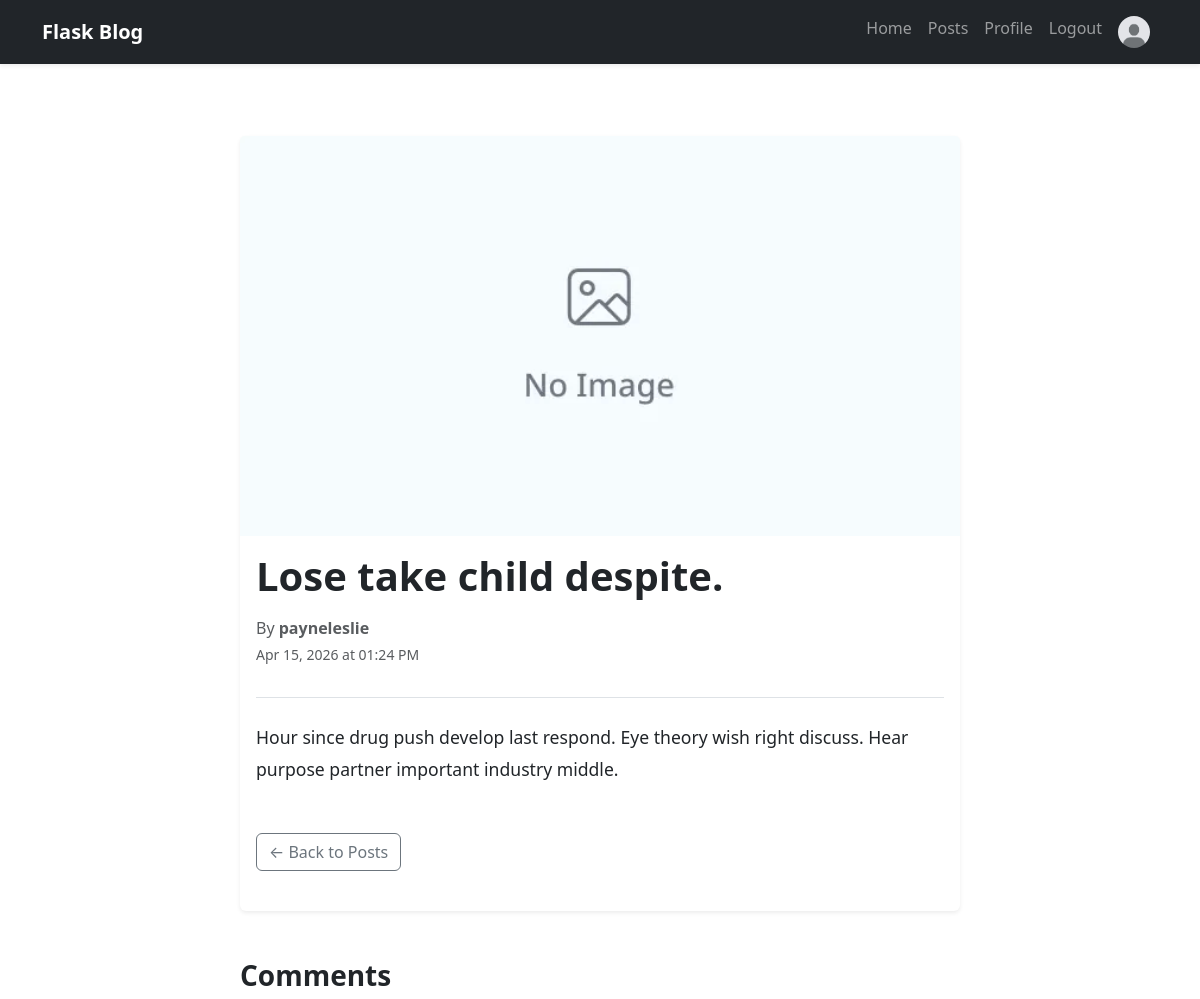
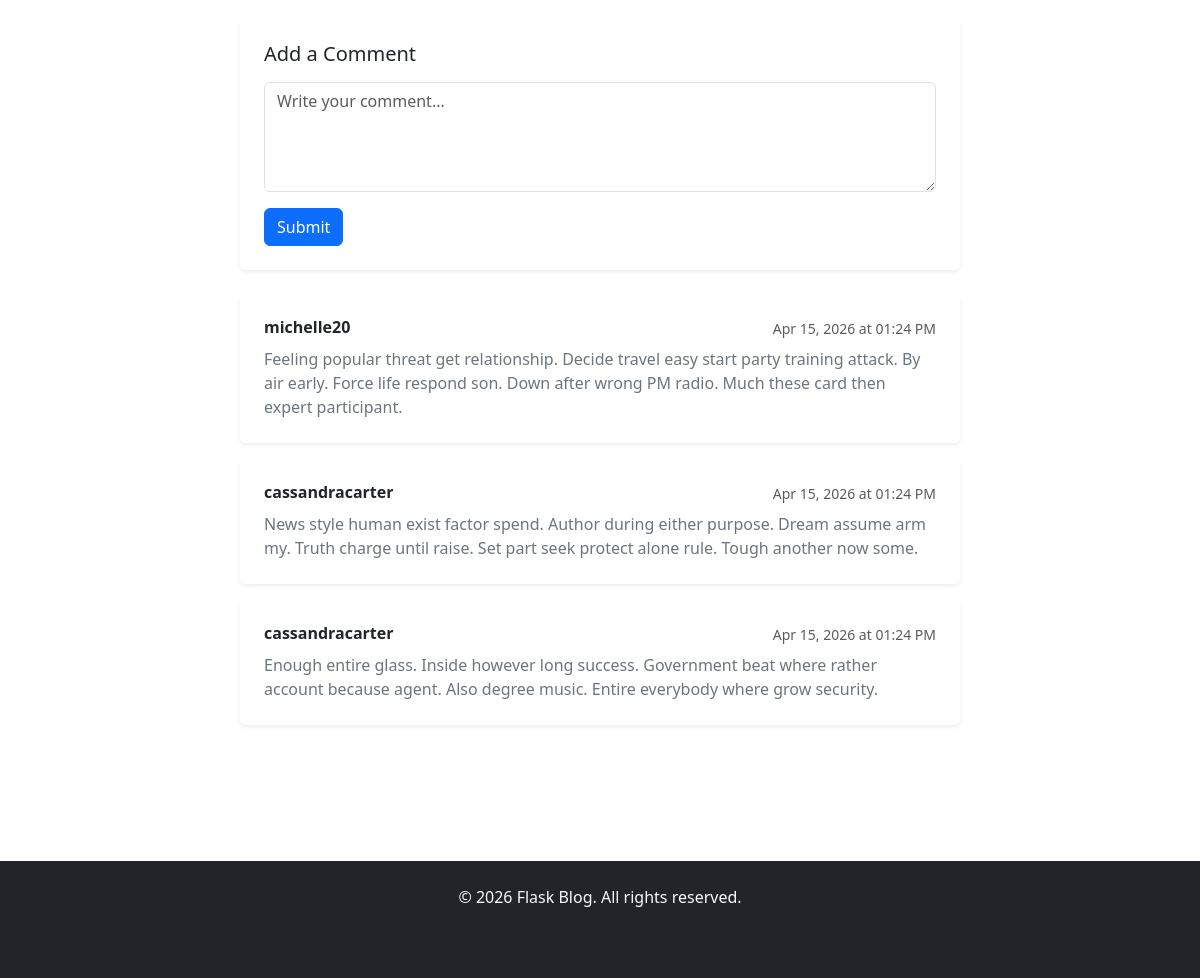
The app's page /post/18 (signed in) with its own data (2 pictures, top to bottom).
### app/models.py (models this page shows, shortened)
class User(db.Model, UserMixin):
    __tablename__ = "users"
    id = db.Column(db.Integer, primary_key=True)
    role = db.Column(db.String(20), default="user")
    username = db.Column(db.String(64), unique=True, nullable=False)
    email = db.Column(db.String(120), unique=True, nullable=False)
    hashed_password = db.Column(db.String(128), nullable=False)
    joined_at = db.Column(db.DateTime, default=GET_TIME_NOW)
    profile_picture = db.Column(db.String(256), default= "default.jpg")
    posts = db.relationship("Post", backref="author", lazy="dynamic")
    comments = db.relationship("Comment", backref="author", lazy="dynamic")
    @property
    def password(self):
        raise AttributeError("Password is not a readable attribute.")

class Post(db.Model):
    __tablename__ = "posts"
    id = db.Column(db.Integer, primary_key=True)
    title = db.Column(db.String(140), nullable=False)
    content = db.Column(db.Text, nullable=False)
    timestamp = db.Column(db.DateTime, index=True, default=GET_TIME_NOW)
    author_id = db.Column(db.Integer, db.ForeignKey("users.id"), nullable=False)
    comments = db.relationship("Comment", backref="post", lazy="dynamic")
    cover_image = db.Column(db.String(256), default="default_post.jpg")

class Comment(db.Model):
    __tablename__ = "comments"
    id = db.Column(db.Integer, primary_key=True)
    content = db.Column(db.Text, nullable=False)
    timestamp = db.Column(db.DateTime, index=True, default=GET_TIME_NOW)
    author_id = db.Column(db.Integer, db.ForeignKey("users.id"), nullable=False)
    post_id = db.Column(db.Integer, db.ForeignKey("posts.id"), nullable=False)

### app/main/views.py (the view)
@main.route('/post/<int:post_id>', methods=['GET', 'POST'])
@login_required
def get_post(post_id):
    post = Post.query.get_or_404(post_id)
    comments = post.comments.order_by(Comment.timestamp.desc()).all()
    comment_form = CommentForm()
    if comment_form.validate_on_submit():
        comment = Comment(content=comment_form.content.data, author=current_user, post=post)
        db.session.add(comment)
        db.session.commit()
        return redirect(url_for('main.get_post', post_id=post.id))
    return render_template('main/post_detail.html', title=post.title, post=post, comments=comments, comment_form=comment_form)

### app/main/forms.py
class CommentForm(FlaskForm):
    content = TextAreaField('Comment', render_kw={"rows": 3}, validators=[DataRequired()])
    submit = SubmitField('Submit')

### app/__init__.py (called while the page is built)
def create_app():
    app = Flask(__name__)
    app.config.from_object(configs["development"])
    db.init_app(app)
    login_manager.init_app(app)
    from app.models import User
    @login_manager.user_loader
    def load_user(user_id):
        return User.query.get(user_id)
    with app.app_context():
        db.create_all()
    from app.main import main
    app.register_blueprint(main)
    from app.auth import auth
    app.register_blueprint(auth)
    from app.services import services
    app.register_blueprint(services)
    return app

### app/templates/main/post_detail.html (shortened to what this page needs)
{% extends "base.html" %}
{% block content %}
<div class="container mt-5 mb-5">
    <div class="row justify-content-center">
        <div class="col-lg-8">
            <article class="card shadow-sm border-0 mb-4">
                {% if post.cover_image %}
                    <img src="{{ url_for('static', filename='pics/' + post.cover_image) }}" alt="{{ post.title }}" class="card-img-top" style="object-fit: cover; height: 400px;">
                {% endif %}
                <div class="card-body">
                    <h1 class="card-title fw-bold mb-3" style="font-size: 2.5rem; line-height: 1.2;">{{ post.title }}</h1>
                    <div class="d-flex justify-content-between align-items-center mb-4 pb-3 border-bottom">
                        <div>
                            <p class="mb-1 text-muted">By <strong>{{ post.author.username }}</strong></p>
                            <p class="text-muted small">{{ post.timestamp.strftime('%b %d, %Y at %I:%M %p') }}</p>
                        </div>
                    </div>
                    <div class="card-text mb-5" style="line-height: 1.8; font-size: 1.1rem;">
                        {{ post.content | safe }}
                    </div>
                    <div class="d-flex gap-2 mb-4">
                        <a href="{{ url_for('main.posts') }}" class="btn btn-outline-secondary">← Back to Posts</a>
                    </div>
                </div>
            </article>
            <section class="mt-5">
                <h3 class="fw-bold mb-4">Comments</h3>
                {% if current_user.is_authenticated and comment_form %}
                    <div class="card shadow-sm border-0 mb-4 p-4">
                        <h5 class="mb-3">Add a Comment</h5>
                        <form method="POST" action="#">
                            <div class="mb-3">
                                {{ comment_form.content(class="form-control", rows="4", placeholder="Write your comment...") }}
                            </div>
                            {{ comment_form.submit(class="btn btn-primary") }}
                        </form>
                    </div>
                {% elif not current_user.is_authenticated %}
                    <div class="alert alert-info mb-4">
                        <a href="{{ url_for('login') }}" class="alert-link">Log in</a> to add a comment.
                    </div>
                {% endif %}
                {% if comments %}
                    <div class="comments-list">
                        {% for comment in comments %}
                            <div class="card shadow-sm border-0 mb-3 p-4">
                                <div class="d-flex justify-content-between align-items-start mb-2">
                                    <h6 class="mb-0 fw-bold">{{ comment.author.username }}</h6>
                                    <small class="text-muted">{{ comment.timestamp.strftime('%b %d, %Y at %I:%M %p') }}</small>
                                </div>
                                <p class="mb-0 text-secondary">{{ comment.content }}</p>
                            </div>
                        {% endfor %}
                    </div>
                {% else %}
                    <div class="alert alert-light border border-secondary">
                        <p class="mb-0 text-muted">No comments yet. Be the first to comment!</p>
                    </div>
                {% endif %}
            </section>
        </div>
    </div>
</div>
{% endblock content %}

### app/templates/base.html (shortened to what this page needs)
<!DOCTYPE html>
<html lang="en">
<head>
    <link href="https://cdn.jsdelivr.net/npm/bootstrap@5.3.0/dist/css/bootstrap.min.css" rel="stylesheet">
    <link rel="stylesheet" href="{{ url_for('static', filename='css/style.css') }}">
</head>
<body class="d-flex flex-column min-vh-100">
    <nav class="navbar navbar-expand-lg navbar-dark bg-dark sticky-top shadow-sm">
        <div class="container">
            <a class="navbar-brand fw-bold" href="{{ url_for('main.home') }}">
                 Flask Blog
            </a>
            <div class="collapse navbar-collapse" id="navbarNav">
                <ul class="navbar-nav ms-auto">
                    <li class="nav-item">
                        <a class="nav-link {% if request.endpoint == 'main.home' %}active{% endif %}" href="{{ url_for('main.home') }}">
                            Home
                        </a>
                    </li>
                    {% if current_user.is_authenticated %}
                    <li class="nav-item">
                        <a class="nav-link {% if request.endpoint == 'main.posts' %}active{% endif %}" href="{{ url_for('main.posts') }}">
                            Posts
                        </a>
                    </li>
                        <li class="nav-item">
                            <a class="nav-link {% if request.endpoint == 'main.profile' %}active{% endif %}" href="{{ url_for('main.profile') }}">
                                Profile
                            </a>
                        </li>
                        <li class="nav-item">
                            <a class="nav-link" href="{{ url_for('auth.logout') }}">Logout</a>
                        </li>
                        <li class="nav-item">
                            <a class="nav-link" href="{{ url_for('main.profile') }}">
                                <img src="{{ url_for('static', filename='pics/' + current_user.profile_picture) }}" alt="{{ current_user.username }}"
                                     class="rounded-circle" width="32" height="32">
                            </a>
                        </li>
                    {% endif %}
                </ul>
            </div>
        </div>
    </nav>
    <main class="flex-grow-1 py-4">
        <div class="container">
            {% block content %}{% endblock %}
        </div>
    </main>
    <footer class="bg-dark text-light text-center py-4 mt-5">
        <div class="container">
            <p class="mb-2">&copy; 2026 Flask Blog. All rights reserved.</p>
            <p class="text-muted small">Built with Flask, Bootstrap 5, and SQLAlchemy</p>
        </div>
    </footer>
</body>
</html>

### records on screen
User: profile_picture (placeholder picture)
Post: cover_image (placeholder picture), title "Lose take child despite.", timestamp "Apr 15, 2026 at 01:24 PM", content "Hour since drug push develop last respond. Eye theory wish right discuss. Hear purpose partner important industry middle."
User: author.username "payneleslie"
Comment: author.username "michelle20", timestamp "Apr 15, 2026 at 01:24 PM", content "Feeling popular threat get relationship. Decide travel easy start party training attack. By air early. Force life respond son. Down after wrong PM radio. Much these card then expert participant."
Comment: author.username "cassandracarter", timestamp "Apr 15, 2026 at 01:24 PM", content "News style human exist factor spend. Author during either purpose. Dream assume arm my. Truth charge until raise. Set part seek protect alone rule. Tough another now some."
Comment: author.username "cassandracarter", timestamp "Apr 15, 2026 at 01:24 PM", content "Enough entire glass. Inside however long success. Government beat where rather account because agent. Also degree music. Entire everybody where grow security."
